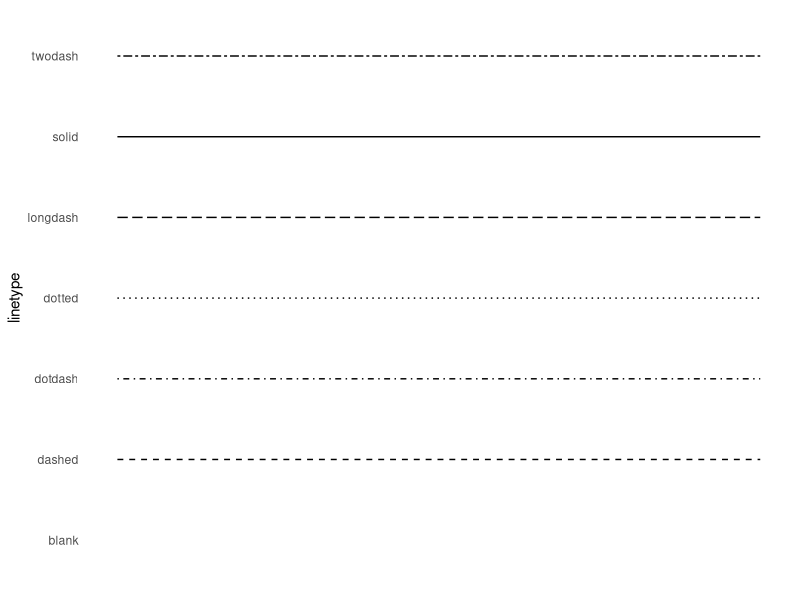
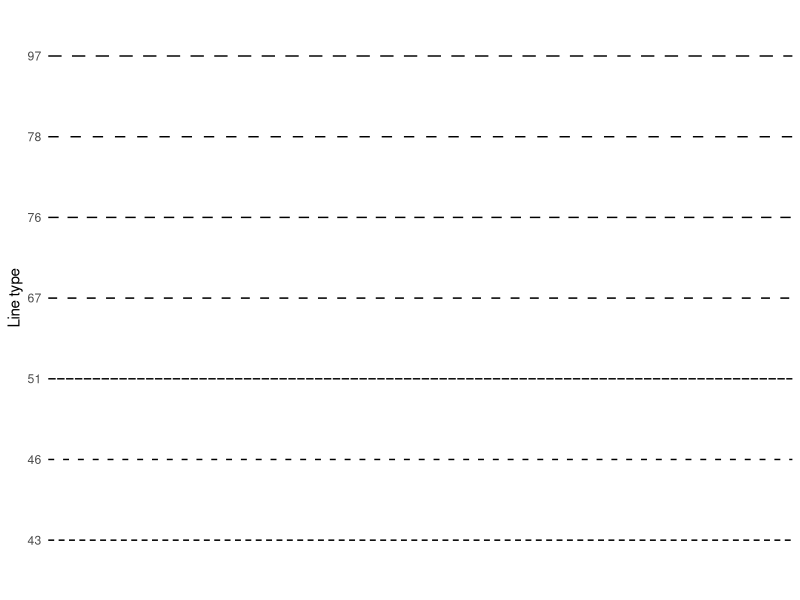

The R source for these figures, in order:
## ---- chunk 1
dta <- data.frame(
  line.type = c(
    "blank", "solid", "dashed", "dotted", "dotdash", 
    "longdash", "twodash"
  )
)

library('ggplot2')
ggplot(data = dta) +
  geom_segment(
    aes(
      x = 0, xend = 1, y = line.type, yend = line.type,
      linetype=line.type
    )
  ) +
  scale_y_discrete(name="linetype") +
  scale_linetype_identity() +
  theme_minimal() +
  theme(
    axis.text.x = element_blank(),
    axis.ticks = element_blank(),
    axis.title.x = element_blank(),
    panel.grid = element_blank()
  )
## ---- chunk 2
dta <- expand.grid(1:9, 1:9)
dta[, 'line.type'] <- paste0(dta[, 1], dta[, 2])
head(dta)

set.seed(15889)
ggplot(data = dta[sample(1:nrow(dta), 7), ]) +
  geom_segment(
    aes(
      x = 0, xend = 1, y = line.type, yend = line.type,
      linetype=line.type
    )
  ) +
  scale_x_continuous(expand = c(0,0)) +
  scale_linetype_identity() +
  labs(y = 'Line type') +
  theme_minimal() +
  theme(
    axis.text.x = element_blank(),
    axis.ticks = element_blank(),
    axis.title.x = element_blank(),
    panel.grid = element_blank()
  )
